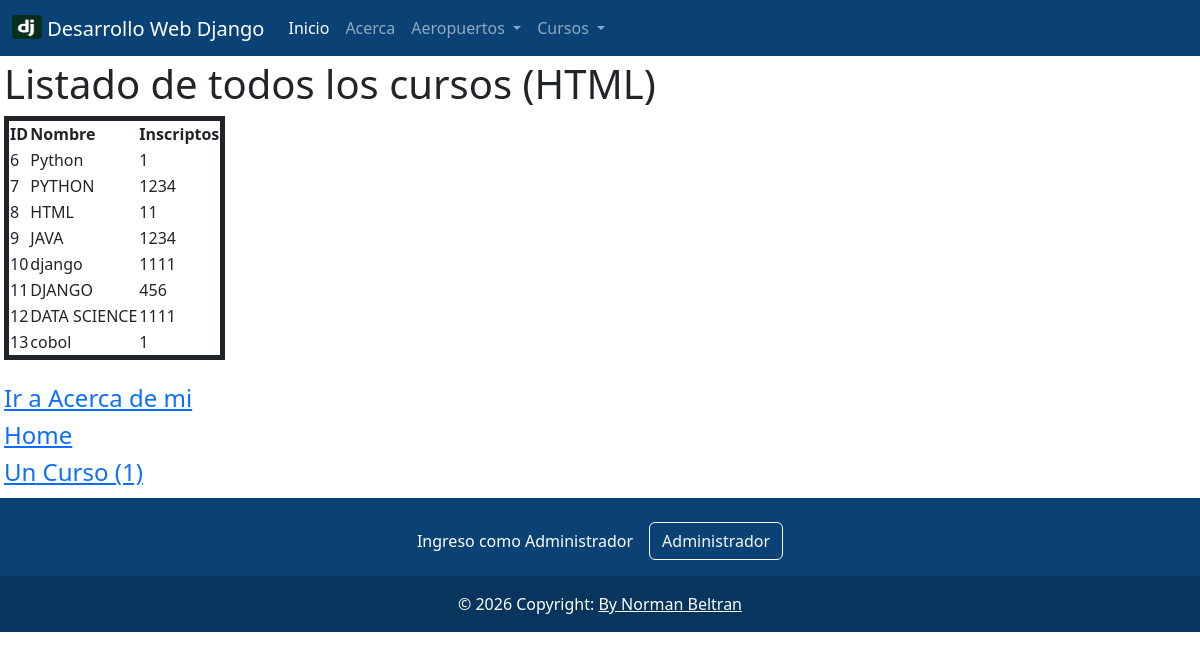
The page /miapp/allcursos/ on the database its author committed.
### miapp/views.py (the view)
# urls.py: path("allcursos/",      views.allCursos,        name="allcursos"),
def allCursos(request):
    conn = sqlite3.connect('curso.db')
    cursor = conn.cursor()
    cursor.execute("SELECT id, nombre, inscriptos FROM cursos;")
    cursos = cursor.fetchall()
    ctx = {"cursos": cursos}
    conn.close()
    return render(request, "miapp/allcursos.html", ctx)

### miapp/templates/miapp/allcursos.html (shortened to what this page needs)
{% extends 'miapp/base.html' %}
{% load static %}
{% block content %}
    <h1>Listado de todos los cursos (HTML)</h1>
    <table style="border:5px solid">
        <thead>
            <tr>
                <th>ID</th>
                <th>Nombre</th>
                <th>Inscriptos</th>
            </tr>
        </thead>
        <tbody>
            {% for id, nombre, inscriptos in cursos  %}
            <tr>
                <td>{{id}}</td>
                <td>{{nombre}}</td>
                <td>{{inscriptos}}</td>
            </tr>
            {% endfor %}
        </tbody>
    </table>
    <br>
    <h4><a href="{% url 'acerca' %}">Ir a Acerca de mi</a></h4>
    <h4><a href="{% url 'index' %}">Home</a></h4>
    <h4><a href="{% url 'uncurso' 1 %}">Un Curso (1)</a></h4>
{% endblock content %}

### rows shown on the page
cursos: id "6", nombre "Python", inscriptos "1"
cursos: id "7", nombre "PYTHON", inscriptos "1234"
cursos: id "8", nombre "HTML", inscriptos "11"
cursos: id "9", nombre "JAVA", inscriptos "1234"
cursos: id "10", nombre "django", inscriptos "1111"
cursos: id "11", nombre "DJANGO", inscriptos "456"
cursos: id "12", nombre "DATA SCIENCE", inscriptos "1111"
cursos: id "13", nombre "cobol", inscriptos "1"
